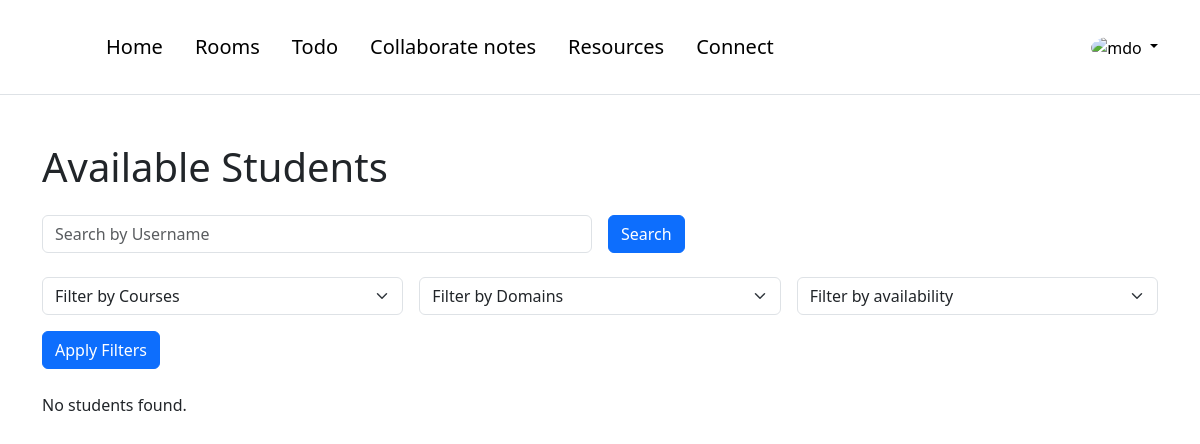
The page /connect/ (signed in) on the database as committed earlier.
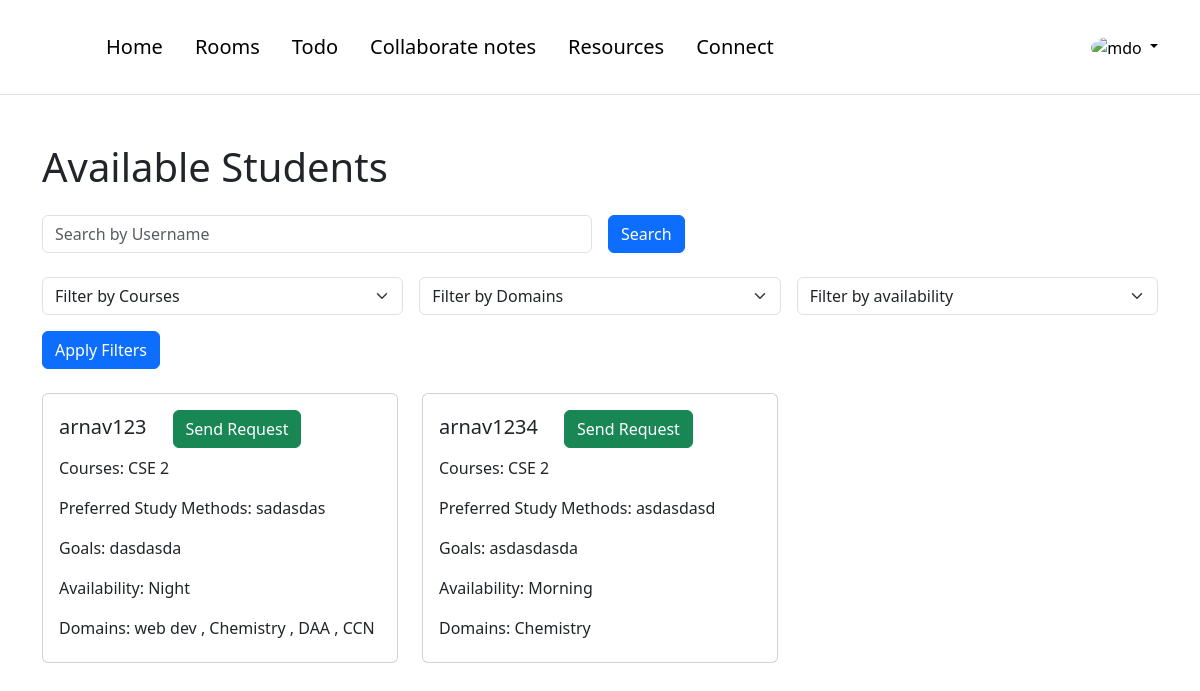
The same page on the database as committed later.
### accounts/models.py (models this page shows, shortened)
class UserProfile(models.Model):
    user = models.OneToOneField(User, on_delete=models.CASCADE)
    uuid=models.UUIDField(primary_key=True, default=uuid.uuid4, editable=False)
    DEPARTMENT_YEAR_CHOICES = [
        (department + ' ' + year, department + ' ' + year)
        for department in DEPARTMENT_CHOICES
        for year in YEAR_CHOICES
        if not (department == 'MCA' and (year == '3' or year == '4'))
    ]
    DOMAIN_CHOICES = [
        ('Cyber Security', 'Cyber Security'),
        ('Blockchain', 'Blockchain'),
        ('Data Science', 'Data Science'),
        ('AppDev', 'AppDev'),
        ('AIML', 'AIML'),
        ('WebDev', 'WebDev'),
    ]
    courses = models.CharField(max_length=6, choices=DEPARTMENT_YEAR_CHOICES)
    preferred_study_methods = models.TextField(blank=True)
    goals = models.TextField(blank=True)
    friends = models.ManyToManyField(User, related_name='friends', blank=True)
    domains = models.ManyToManyField(Domain, related_name='user_profiles')
    AVAILABILITY_CHOICES = [
        ('Morning', _('Morning')),
        ('Evening', _('Evening')),
        ('Night', _('Night')),
    ]
    availability = models.CharField(max_length=10, choices=AVAILABILITY_CHOICES, default='morning')

class Domain(models.Model):
    name = models.CharField(max_length=20, unique=True)
    def __str__(self):
        return self.name

### connections/views.py (the view)
# urls.py: path('connect/', include('connections.urls')),
@login_required(login_url='accounts:login')
def connect(request):
    user_profiles = UserProfile.objects.exclude(user=request.user)
    current_user_friends_ids = request.user.friends.values_list('user_id', flat=True)
    user_profiles = user_profiles.exclude(user__id__in=current_user_friends_ids)
    all_domains = set()
    for profile in user_profiles:
        all_domains.update(profile.domains.all())
    courses = request.GET.get('courses')
    domains = request.GET.get('domains')
    search_query = request.GET.get('search')  # New: Get search query
    availability = request.GET.get('availability')
    if search_query:
        user_profiles = user_profiles.filter(user__username__icontains=search_query)  # New: Filter by username
    if courses:
        user_profiles = user_profiles.filter(courses=courses)
    if domains:
        user_profiles = user_profiles.filter(domains__name=domains)
    if availability:  # Filter by availability if provided
        user_profiles = user_profiles.filter(availability=availability)
    DEPARTMENT_YEAR_CHOICES = UserProfile.DEPARTMENT_YEAR_CHOICES
    current_user = request.user
    for profile in user_profiles:
        profile.has_pending_request = FriendRequest.objects.filter(sender=current_user, receiver=profile.user).exists()
        profile.is_friend = current_user.friends.filter(user_id=profile.user.id).exists()
    context = {
        'students': user_profiles,
        'domains_choices': all_domains,
        'DEPARTMENT_YEAR_CHOICES': DEPARTMENT_YEAR_CHOICES,
        'userprofile': request.user.userprofile,
    }
    return render(request, 'connect/connect.html', context)

### frontend/templates/connect/connect.html (shortened to what this page needs)
{% extends 'base/base.html' %}
{% load static %}
{% block content %}
<div class="container mt-5">
    <h1 class="mb-4">Available Students</h1>
    <div class="mb-4">
        <form action="" method="get" class="row g-3">
            <div class="col-md-6">
                <input type="text" class="form-control" placeholder="Search by Username" name="search">
            </div>
            <div class="col-md-2">
                <button type="submit" class="btn btn-primary">Search</button>
            </div>
        </form>
    </div>
    <div class="mb-4">
        <form action="" method="get" class="row g-3">
            <div class="col-md-4">
                <select class="form-select" name="courses">
                    <option value="" selected>Filter by Courses</option>
                </select>
            </div>
            <div class="col-md-4">
                <select class="form-select" name="domains">
                    <option value="" selected>Filter by Domains</option>
                </select>
            </div>
            <div class="col-md-4">
                <select class="form-select" id="availability" name="availability">
                    <option value="" selected>Filter by availability</option>
                </select>
            </div>
            <div class="col-md-4">
                <button type="submit" class="btn btn-primary">Apply Filters</button>
            </div>
        </form>
    </div>
    <div class="row">
        {% for student in students %}
            <div class="col-md-4">
                <div class="card student-card">
                    <div class="card-body">
                        <h5 class="card-title">{{ student.user.username }} &nbsp&nbsp&nbsp
                            {% if not student.has_pending_request and not student.is_friend %}
                            <a href="{% url 'connections:send_friend_request' student.user.id %}" class="btn btn-success">Send Request</a>
                            {% elif not student.is_friend %}
                            <a href="#" class="btn btn-success disabled">Request Sent</a>
                            {% else %}
                            <button class="disabled">Friends</button>
                            {% endif %}</h5>
                        <p class="card-text">Courses: {{ student.courses }}</p>
                        <p class="card-text">Preferred Study Methods: {{ student.preferred_study_methods }}</p>
                        <p class="card-text">Goals: {{ student.goals }}</p>
                        <p class="card-text">Availability: {{ student.availability }}</p>
                        <p class="card-text">Domains:
                            {% for domain in student.domains.all %}
                                {{ domain.name }}
                                {% if not forloop.last %}, {% endif %}
                            {% endfor %}
                        </p>
                    </div>
                </div>
            </div>
        {% empty %}
        <div class="col">
            <p>No students found.</p>
        </div>
        {% endfor %}
    </div>
</div>
{% endblock %}

Rows that differ between the two databases and show on the page:
added UserProfile: user.username "arnav123", shows "Send Request", courses "CSE 2", preferred_study_methods "sadasdas", goals "dasdasda", availability "Night"
now on this page (row unchanged): Domain: name "web dev", shown under "arnav123"
added Domain: name "Chemistry"
added Domain: name "DAA", shown under "arnav123"
added Domain: name "CCN", shown under "arnav123"
added UserProfile: user.username "arnav1234", shows "Send Request", courses "CSE 2", preferred_study_methods "asdasdasd", goals "asdasdasda", availability "Morning"
Other text that changed with them:
text no longer shown: "No students found."
